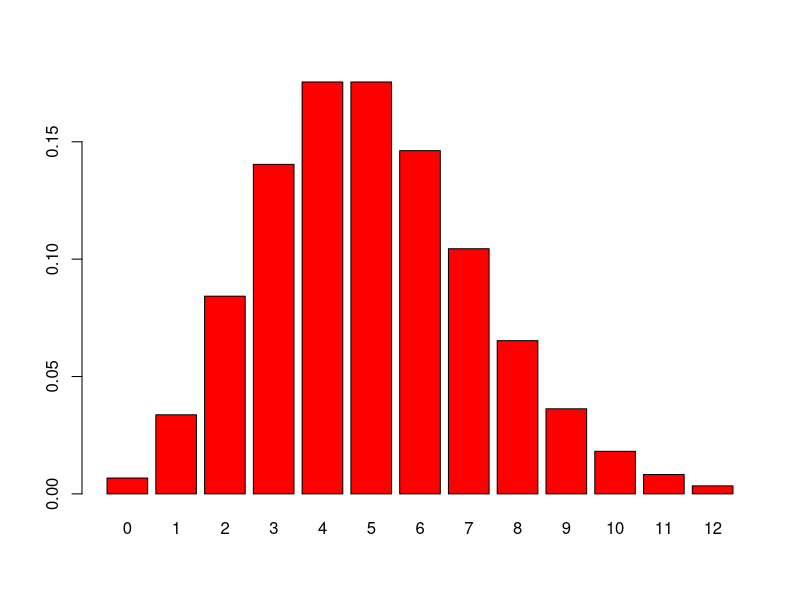

The R source for this figure:
# Questions
# Q 1.3
cases = c(rbinom(10, prob = 0.3, size = 15))
y = table(cases)
names(y)[which(y==max(y))]

# Q 1.4
dbinom(3, prob = 2/3, size = 4)
choose(4, 3) * (2/3) ** 3 * (1/3)

# Q 1.5
barplot(dpois(0:12, 5), names.arg = 0:12, col = "red")
